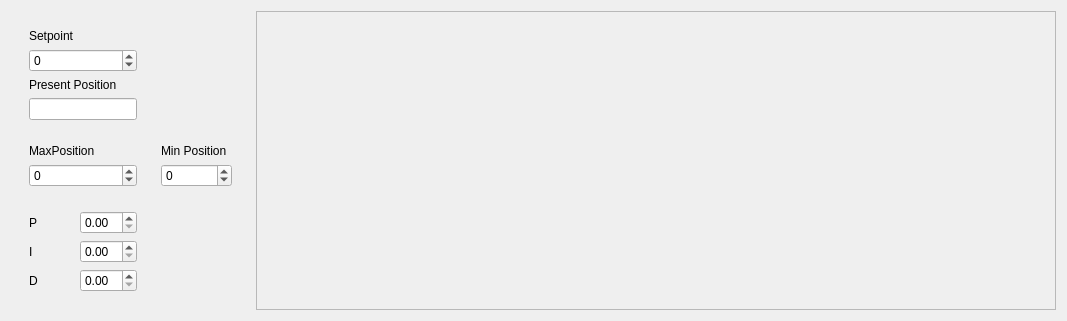
             <widget class="QWidget" name="tab_2">
              <attribute name="title">
               <string>Position</string>
              </attribute>
              <layout class="QHBoxLayout" name="horizontalLayout_8">
               <item alignment="Qt::AlignLeft">
                <widget class="QWidget" name="widget_13" native="true">
                 <layout class="QGridLayout" name="gridLayout_3">
                  <item row="0" column="0">
                   <widget class="QWidget" name="widget_14" native="true">
                    <layout class="QVBoxLayout" name="verticalLayout_13">
                     <item>
                      <widget class="QLabel" name="label_13">
                       <property name="text">
                        <string>Setpoint</string>
                       </property>
                      </widget>
                     </item>
                     <item>
                      <widget class="QSpinBox" name="spinBox_3">
                       <property name="suffix">
                        <string/>
                       </property>
                       <property name="minimum">
                        <number>-100000</number>
                       </property>
                       <property name="maximum">
                        <number>100000</number>
                       </property>
                       <property name="value">
                        <number>0</number>
                       </property>
                      </widget>
                     </item>
                     <item>
                      <widget class="QLabel" name="label_14">
                       <property name="text">
                        <string>Present Position</string>
                       </property>
                      </widget>
                     </item>
                     <item>
                      <widget class="QLineEdit" name="lineEdit"/>
                     </item>
                    </layout>
                   </widget>
                  </item>
                  <item row="2" column="0">
                   <widget class="QWidget" name="widget_17" native="true">
                    <layout class="QGridLayout" name="gridLayout_7">
                     <item row="0" column="0">
                      <widget class="QLabel" name="label_17">
                       <property name="text">
                        <string>P</string>
                       </property>
                      </widget>
                     </item>
                     <item row="1" column="1">
                      <widget class="QDoubleSpinBox" name="doubleSpinBox_2"/>
                     </item>
                     <item row="0" column="1">
                      <widget class="QDoubleSpinBox" name="doubleSpinBox"/>
                     </item>
                     <item row="1" column="0">
                      <widget class="QLabel" name="label_18">
                       <property name="text">
                        <string>I</string>
                       </property>
                      </widget>
                     </item>
                     <item row="2" column="0">
                      <widget class="QLabel" name="label_19">
                       <property name="text">
                        <string>D</string>
                       </property>
                      </widget>
                     </item>
                     <item row="2" column="1">
                      <widget class="QDoubleSpinBox" name="doubleSpinBox_3"/>
                     </item>
                    </layout>
                   </widget>
                  </item>
                  <item row="1" column="0">
                   <widget class="QWidget" name="widget_15" native="true">
                    <layout class="QVBoxLayout" name="verticalLayout_12">
                     <item>
                      <widget class="QLabel" name="label_15">
                       <property name="text">
                        <string>MaxPosition</string>
                       </property>
                      </widget>
                     </item>
                     <item>
                      <widget class="QSpinBox" name="spinBox_4">
                       <property name="minimum">
                        <number>-100000</number>
                       </property>
                       <property name="maximum">
                        <number>100000</number>
                       </property>
                      </widget>
                     </item>
                    </layout>
                   </widget>
                  </item>
                  <item row="1" column="1">
                   <widget class="QWidget" name="widget_6" native="true">
                    <layout class="QVBoxLayout" name="verticalLayout_9">
                     <item>
                      <widget class="QLabel" name="label_5">
                       <property name="text">
                        <string>Min Position</string>
                       </property>
                      </widget>
                     </item>
                     <item>
                      <widget class="QSpinBox" name="spinBox_5">
                       <property name="minimum">
                        <number>-100000</number>
                       </property>
                       <property name="maximum">
                        <number>100000</number>
                       </property>
                      </widget>
                     </item>
                    </layout>
                   </widget>
                  </item>
                 </layout>
                </widget>
               </item>
               <item>
                <widget class="QFrame" name="frame">
                 <property name="minimumSize">
                  <size>
                   <width>800</width>
                   <height>0</height>
                  </size>
                 </property>
                 <property name="frameShape">
                  <enum>QFrame::StyledPanel</enum>
                 </property>
                 <property name="frameShadow">
                  <enum>QFrame::Raised</enum>
                 </property>
                </widget>
               </item>
              </layout>
             </widget>
